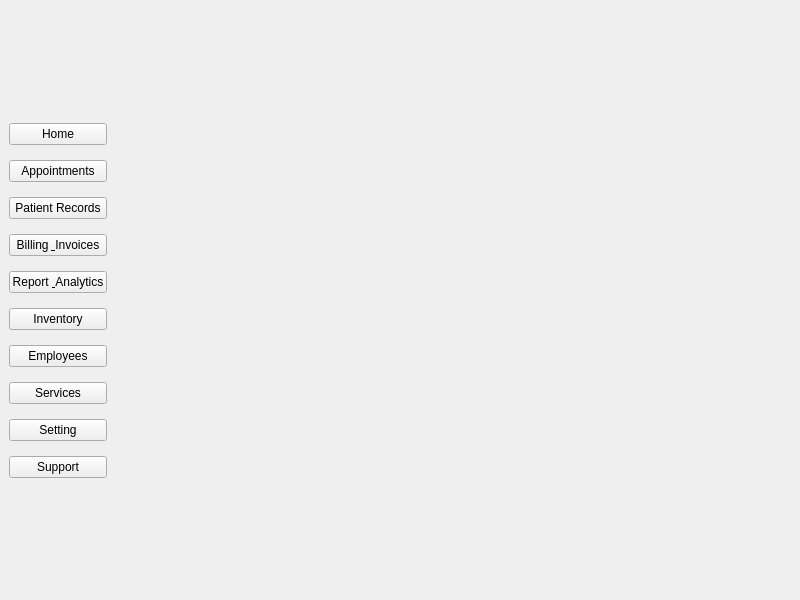
<?xml version="1.0" encoding="UTF-8"?>
<ui version="4.0">
 <class>MainWindow</class>
 <widget class="QMainWindow" name="MainWindow">
  <property name="geometry">
   <rect>
    <x>0</x>
    <y>0</y>
    <width>800</width>
    <height>600</height>
   </rect>
  </property>
  <property name="windowTitle">
   <string>MainWindow</string>
  </property>
  <widget class="QWidget" name="centralwidget">
   <layout class="QHBoxLayout" name="horizontalLayout">
    <item>
     <layout class="QVBoxLayout" name="verticalLayout">
      <property name="spacing">
       <number>15</number>
      </property>
      <item>
       <spacer name="verticalSpacer">
        <property name="orientation">
         <enum>Qt::Vertical</enum>
        </property>
        <property name="sizeHint" stdset="0">
         <size>
          <width>20</width>
          <height>40</height>
         </size>
        </property>
       </spacer>
      </item>
      <item>
       <widget class="QPushButton" name="button_home">
        <property name="text">
         <string>Home</string>
        </property>
       </widget>
      </item>
      <item>
       <widget class="QPushButton" name="button_appointments">
        <property name="text">
         <string>Appointments</string>
        </property>
       </widget>
      </item>
      <item>
       <widget class="QPushButton" name="button_patients">
        <property name="text">
         <string>Patient Records</string>
        </property>
       </widget>
      </item>
      <item>
       <widget class="QPushButton" name="button_billing">
        <property name="text">
         <string>Billing &amp; Invoices</string>
        </property>
       </widget>
      </item>
      <item>
       <widget class="QPushButton" name="button_analytics">
        <property name="text">
         <string>Report &amp; Analytics</string>
        </property>
       </widget>
      </item>
      <item>
       <widget class="QPushButton" name="button_inventory">
        <property name="text">
         <string>Inventory</string>
        </property>
       </widget>
      </item>
      <item>
       <widget class="QPushButton" name="button_employees">
        <property name="text">
         <string>Employees</string>
        </property>
       </widget>
      </item>
      <item>
       <widget class="QPushButton" name="button_services">
        <property name="text">
         <string>Services</string>
        </property>
       </widget>
      </item>
      <item>
       <widget class="QPushButton" name="button_setting">
        <property name="text">
         <string>Setting</string>
        </property>
       </widget>
      </item>
      <item>
       <widget class="QPushButton" name="button_support">
        <property name="text">
         <string>Support</string>
        </property>
       </widget>
      </item>
      <item>
       <spacer name="verticalSpacer_2">
        <property name="orientation">
         <enum>Qt::Vertical</enum>
        </property>
        <property name="sizeHint" stdset="0">
         <size>
          <width>20</width>
          <height>40</height>
         </size>
        </property>
       </spacer>
      </item>
     </layout>
    </item>
    <item>
     <widget class="QStackedWidget" name="stackedWidget">
      <property name="currentIndex">
       <number>-1</number>
      </property>
     </widget>
    </item>
   </layout>
  </widget>
 </widget>
 <resources/>
 <connections/>
</ui>
